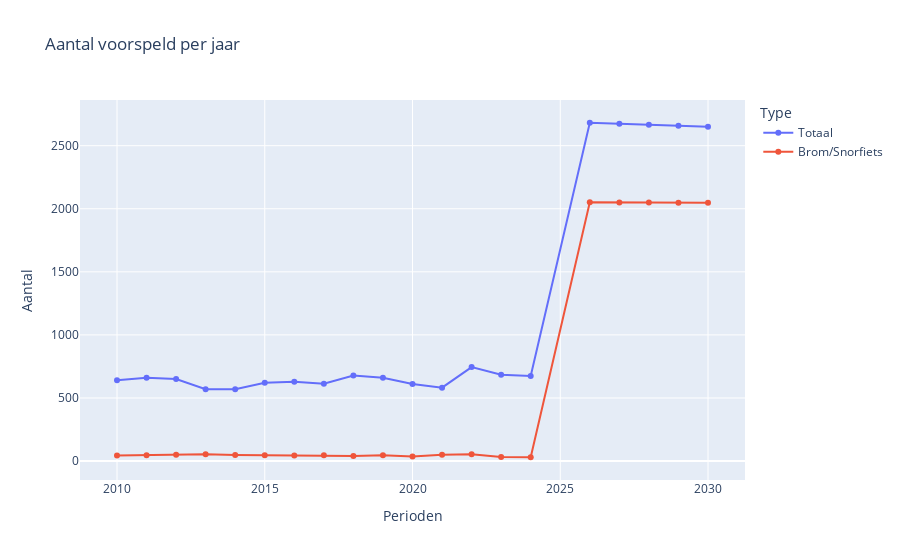

Notebook code for this chart:
### Code cell
fig = px.line(df_combined, x="Perioden", y=["Totaal", "Brom/Snorfiets"], markers=True,
              labels={"value": "Aantal", "variable": "Type", "Year": "Jaar"},
              title="Aantal voorspeld per jaar")
fig.show()

### Figure 1 — Plotly figure (JSON) as saved in the notebook; plotly's stock layout.template omitted (floating-point values rounded to 4 significant figures)
{"data": [{"hovertemplate": "Type=Totaal<br>Perioden=%{x}<br>Aantal=%{y}<extra></extra>", "legendgroup": "Totaal", "line": {"color": "#636efa", "dash": "solid"}, "marker": {"symbol": "circle"}, "mode": "lines+markers", "name": "Totaal", "orientation": "v", "showlegend": true, "type": "scatter", "x": [2010, 2011, 2012, 2013, 2014, 2015, 2016, 2017, 2018, 2019, 2020, 2021, 2022, 2023, 2024, 2026, 2027, 2028, 2029, 2030], "xaxis": "x", "y": [640, 661, 650, 570, 570, 621, 629, 613, 678, 661, 610, 582, 745, 684, 675, 2682, 2674, 2666, 2658, 2650], "yaxis": "y"}, {"hovertemplate": "Type=Brom/Snorfiets<br>Perioden=%{x}<br>Aantal=%{y}<extra></extra>", "legendgroup": "Brom/Snorfiets", "line": {"color": "#EF553B", "dash": "solid"}, "marker": {"symbol": "circle"}, "mode": "lines+markers", "name": "Brom/Snorfiets", "orientation": "v", "showlegend": true, "type": "scatter", "x": [2010, 2011, 2012, 2013, 2014, 2015, 2016, 2017, 2018, 2019, 2020, 2021, 2022, 2023, 2024, 2026, 2027, 2028, 2029, 2030], "xaxis": "x", "y": [43, 45, 50, 53, 47, 45, 44, 46, 39, 45, 36, 50, 54, 32, 30, 2051, 2050, 2049, 2048, 2047], "yaxis": "y"}], "layout": {"legend": {"title": {"text": "Type"}, "tracegroupgap": 0}, "title": {"text": "Aantal voorspeld per jaar"}, "xaxis": {"anchor": "y", "domain": [0, 1], "title": {"text": "Perioden"}}, "yaxis": {"anchor": "x", "domain": [0, 1], "title": {"text": "Aantal"}}}}
